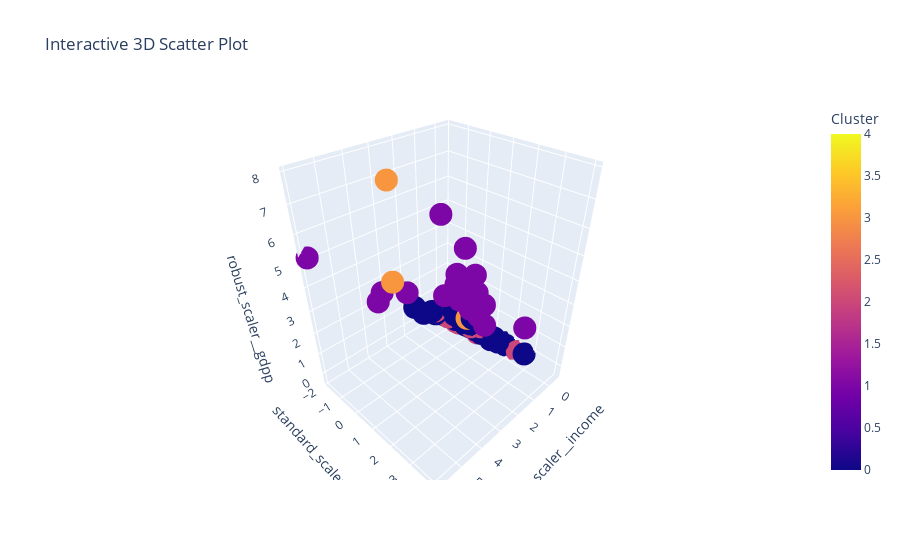

The cell this chart's notebook holds for it:
### Code cell
df_with_labels1 = df_num_scaled1.copy()
df_with_labels1['Cluster'] = df_num1['labels'] 

fig = px.scatter_3d(
    df_with_labels1,
    x='robust_scaler__income',  
    y='standard_scaler__health',      
    z='robust_scaler__gdpp',     
    color='Cluster',
    title='Interactive 3D Scatter Plot'
)
fig.show()

### Figure 1 — Plotly figure (JSON) as saved in the notebook; plotly's stock layout.template omitted (floating-point values rounded to 4 significant figures; data arrays with more than 128 entries replaced by an {"elided": "..."} marker saying what was removed)
{"data": [{"hovertemplate": "robust_scaler__income=%{x}<br>standard_scaler__health=%{y}<br>robust_scaler__gdpp=%{z}<br>Cluster=%{marker.color}<extra></extra>", "legendgroup": "", "marker": {"color": {"elided": "167 int values"}, "coloraxis": "coloraxis", "symbol": "circle"}, "mode": "markers", "name": "", "scene": "scene", "showlegend": false, "type": "scatter3d", "x": {"elided": "167 float values"}, "y": {"elided": "167 float values"}, "z": {"elided": "167 float values"}}], "layout": {"coloraxis": {"colorbar": {"title": {"text": "Cluster"}}, "colorscale": [[0, "#0d0887"], [0.1111, "#46039f"], [0.2222, "#7201a8"], [0.3333, "#9c179e"], [0.4444, "#bd3786"], [0.5556, "#d8576b"], [0.6667, "#ed7953"], [0.7778, "#fb9f3a"], [0.8889, "#fdca26"], [1, "#f0f921"]]}, "legend": {"tracegroupgap": 0}, "scene": {"domain": {"x": [0, 1], "y": [0, 1]}, "xaxis": {"title": {"text": "robust_scaler__income"}}, "yaxis": {"title": {"text": "standard_scaler__health"}}, "zaxis": {"title": {"text": "robust_scaler__gdpp"}}}, "title": {"text": "Interactive 3D Scatter Plot"}}}
